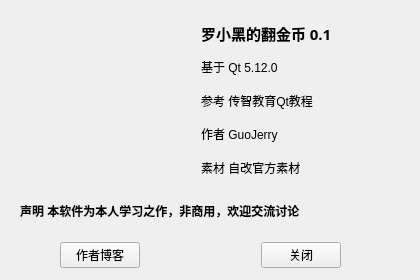
<?xml version="1.0" encoding="UTF-8"?>
<ui version="4.0">
 <class>aboutwindow</class>
 <widget class="QWidget" name="aboutwindow">
  <property name="geometry">
   <rect>
    <x>0</x>
    <y>0</y>
    <width>420</width>
    <height>280</height>
   </rect>
  </property>
  <property name="minimumSize">
   <size>
    <width>420</width>
    <height>280</height>
   </size>
  </property>
  <property name="maximumSize">
   <size>
    <width>420</width>
    <height>280</height>
   </size>
  </property>
  <property name="windowTitle">
   <string>关于</string>
  </property>
  <property name="windowIcon">
   <iconset resource="res.qrc">
    <normaloff>:/res/Coin0001.png</normaloff>:/res/Coin0001.png</iconset>
  </property>
  <widget class="QWidget" name="widget" native="true">
   <property name="geometry">
    <rect>
     <x>60</x>
     <y>230</y>
     <width>281</width>
     <height>50</height>
    </rect>
   </property>
   <layout class="QHBoxLayout" name="horizontalLayout">
    <item>
     <widget class="QPushButton" name="blogBtn">
      <property name="text">
       <string>作者博客</string>
      </property>
     </widget>
    </item>
    <item>
     <spacer name="horizontalSpacer">
      <property name="orientation">
       <enum>Qt::Horizontal</enum>
      </property>
      <property name="sizeHint" stdset="0">
       <size>
        <width>40</width>
        <height>20</height>
       </size>
      </property>
     </spacer>
    </item>
    <item>
     <widget class="QPushButton" name="closeBtn">
      <property name="text">
       <string>关闭</string>
      </property>
     </widget>
    </item>
   </layout>
  </widget>
  <widget class="QWidget" name="widget_3" native="true">
   <property name="geometry">
    <rect>
     <x>30</x>
     <y>10</y>
     <width>361</width>
     <height>181</height>
    </rect>
   </property>
   <layout class="QHBoxLayout" name="horizontalLayout_2">
    <property name="leftMargin">
     <number>0</number>
    </property>
    <property name="topMargin">
     <number>0</number>
    </property>
    <property name="rightMargin">
     <number>0</number>
    </property>
    <property name="bottomMargin">
     <number>0</number>
    </property>
    <item>
     <widget class="QLabel" name="label_5">
      <property name="text">
       <string/>
      </property>
      <property name="pixmap">
       <pixmap resource="res.qrc">:/res/Icon.png</pixmap>
      </property>
      <property name="scaledContents">
       <bool>true</bool>
      </property>
     </widget>
    </item>
    <item>
     <spacer name="horizontalSpacer_5">
      <property name="orientation">
       <enum>Qt::Horizontal</enum>
      </property>
      <property name="sizeHint" stdset="0">
       <size>
        <width>40</width>
        <height>20</height>
       </size>
      </property>
     </spacer>
    </item>
    <item>
     <spacer name="horizontalSpacer_4">
      <property name="orientation">
       <enum>Qt::Horizontal</enum>
      </property>
      <property name="sizeHint" stdset="0">
       <size>
        <width>40</width>
        <height>20</height>
       </size>
      </property>
     </spacer>
    </item>
    <item>
     <spacer name="horizontalSpacer_3">
      <property name="orientation">
       <enum>Qt::Horizontal</enum>
      </property>
      <property name="sizeHint" stdset="0">
       <size>
        <width>40</width>
        <height>20</height>
       </size>
      </property>
     </spacer>
    </item>
    <item>
     <widget class="QWidget" name="widget_2" native="true">
      <layout class="QVBoxLayout" name="verticalLayout">
       <item>
        <widget class="QLabel" name="label">
         <property name="font">
          <font>
           <family>微软雅黑</family>
           <pointsize>11</pointsize>
           <weight>75</weight>
           <bold>true</bold>
          </font>
         </property>
         <property name="text">
          <string>罗小黑的翻金币 0.1</string>
         </property>
         <property name="textFormat">
          <enum>Qt::AutoText</enum>
         </property>
         <property name="wordWrap">
          <bool>true</bool>
         </property>
        </widget>
       </item>
       <item>
        <widget class="QLabel" name="label_2">
         <property name="text">
          <string>基于 Qt 5.12.0</string>
         </property>
        </widget>
       </item>
       <item>
        <widget class="QLabel" name="label_3">
         <property name="text">
          <string>参考 传智教育Qt教程</string>
         </property>
        </widget>
       </item>
       <item>
        <widget class="QLabel" name="label_4">
         <property name="text">
          <string>作者 GuoJerry</string>
         </property>
        </widget>
       </item>
       <item>
        <widget class="QLabel" name="label_6">
         <property name="text">
          <string>素材 自改官方素材</string>
         </property>
        </widget>
       </item>
      </layout>
     </widget>
    </item>
    <item>
     <spacer name="horizontalSpacer_2">
      <property name="orientation">
       <enum>Qt::Horizontal</enum>
      </property>
      <property name="sizeHint" stdset="0">
       <size>
        <width>40</width>
        <height>20</height>
       </size>
      </property>
     </spacer>
    </item>
   </layout>
  </widget>
  <widget class="QLabel" name="label_7">
   <property name="geometry">
    <rect>
     <x>20</x>
     <y>200</y>
     <width>381</width>
     <height>21</height>
    </rect>
   </property>
   <property name="font">
    <font>
     <weight>75</weight>
     <bold>true</bold>
    </font>
   </property>
   <property name="text">
    <string>声明 本软件为本人学习之作，非商用，欢迎交流讨论</string>
   </property>
  </widget>
 </widget>
 <resources>
  <include location="res.qrc"/>
 </resources>
 <connections/>
</ui>
